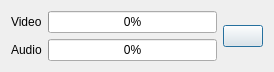
<?xml version="1.0" encoding="UTF-8"?>
<ui version="4.0">
 <class>OSD</class>
 <widget class="QDialog" name="OSD">
  <property name="geometry">
   <rect>
    <x>0</x>
    <y>0</y>
    <width>274</width>
    <height>68</height>
   </rect>
  </property>
  <property name="windowTitle">
   <string>Dialog</string>
  </property>
  <layout class="QGridLayout" name="gridLayout">
   <item row="0" column="2" rowspan="2">
    <widget class="QPushButton" name="pushCancel">
     <property name="toolTip">
      <string>Cancel</string>
     </property>
     <property name="text">
      <string/>
     </property>
     <property name="icon">
      <iconset resource="style.qrc">
       <normaloff>:/rc/dialog-cancel.png</normaloff>:/rc/dialog-cancel.png</iconset>
     </property>
     <property name="iconSize">
      <size>
       <width>32</width>
       <height>32</height>
      </size>
     </property>
    </widget>
   </item>
   <item row="1" column="1">
    <widget class="QProgressBar" name="progressAudio">
     <property name="value">
      <number>0</number>
     </property>
    </widget>
   </item>
   <item row="0" column="1">
    <widget class="QProgressBar" name="progressVideo">
     <property name="value">
      <number>0</number>
     </property>
     <property name="textVisible">
      <bool>true</bool>
     </property>
    </widget>
   </item>
   <item row="1" column="0">
    <widget class="QLabel" name="labelAudio">
     <property name="text">
      <string>Audio</string>
     </property>
    </widget>
   </item>
   <item row="0" column="0">
    <widget class="QLabel" name="labelVideo">
     <property name="text">
      <string>Video</string>
     </property>
    </widget>
   </item>
  </layout>
 </widget>
 <resources>
  <include location="style.qrc"/>
 </resources>
 <connections/>
</ui>
